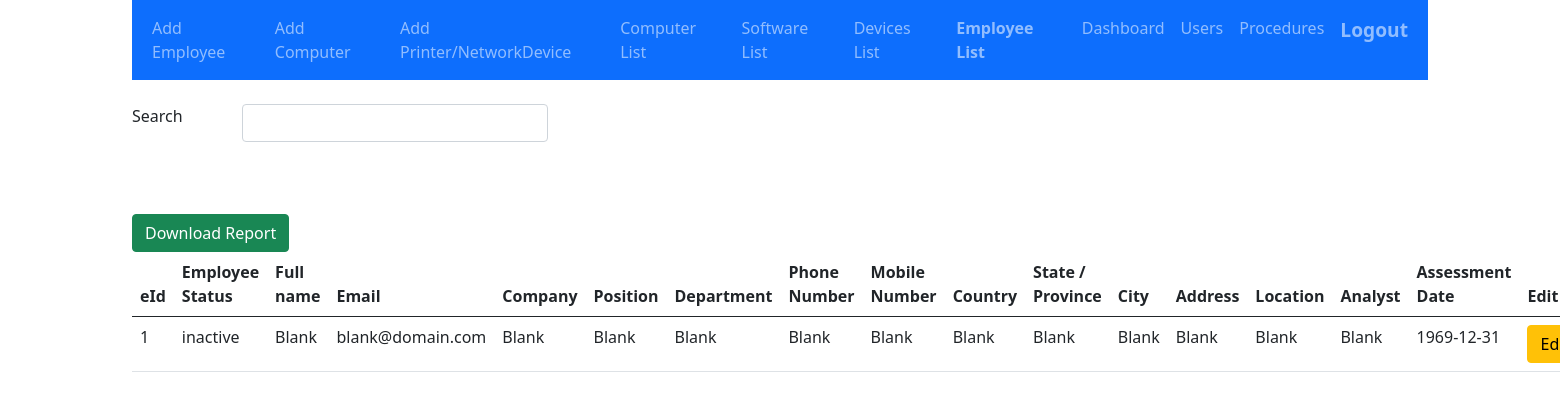
The app's page /MainController.php?employeeList (signed in) with its own data.
### tables this page shows
CREATE TABLE employee (
    eId INT AUTO_INCREMENT PRIMARY KEY,
    eStatus TINYTEXT NOT NULL,
    eFullName TINYTEXT NOT NULL,
    eEmail TINYTEXT NOT NULL,
    eCompany TINYTEXT NOT NULL,
    ePosition TINYTEXT NOT NULL,
    eDepartment TINYTEXT NOT NULL,
    ePhone TINYTEXT NOT NULL,
    eMobile TINYTEXT NOT NULL,
    eCountry TINYTEXT NOT NULL,
    eState TINYTEXT NOT NULL,
    eCity TINYTEXT NOT NULL,
    eAddress TINYTEXT NOT NULL,
    eLocation TINYTEXT NOT NULL,
    username TINYTEXT NOT NULL,
    time TINYTEXT NOT NULL
);

### inc/utilities/PDOService.class.php (called while the page is built, shortened)
<?php
class PDOService {
    private $_host = DB_HOST;
    private $_user = DB_USER;
    private $_pass = DB_PASS;
    private $_dbname = DB_NAME;
    private $_dbh;
    private $_className;
    private $_pstmt;
    public function __construct(string $className)  {
        $this->_className = $className;
        $dsn = 'mysql:host=' .$this->_host. ';dbname=' . $this->_dbname;
        $options = array(
            PDO::ATTR_PERSISTENT => true,
            PDO::ATTR_ERRMODE => PDO::ERRMODE_EXCEPTION);
        try {
            $this->_dbh = new PDO($dsn, $this->_user, $this->_pass, $options);
        } catch (PDOException $pe)  {
            echo $pe->getMessage();
            error_log($pe->getMessage());
        }
    }
    public function query(string $query)    {
        $this->_pstmt = $this->_dbh->prepare($query);
    }
    public function execute() {
        return $this->_pstmt->execute();
    }
    public function resultSet() {
        return $this->_pstmt->fetchAll(PDO::FETCH_CLASS, $this->_className);
    }
}

### inc/utilities/EmployeeDAO.class.php (called while the page is built, shortened)
<?php
class EmployeeDAO
{
    private static $_db;
    static function initialize()
    {
        self::$_db = new PDOService("Employee");
    }
    static function getEmployeeList()
    {
        $sql = "SELECT
        employee.eId,
        employee.eStatus,
        employee.eFullName,
        employee.eEmail,
        employee.eCompany,
        employee.ePosition,
        employee.eDepartment,
        employee.ePhone,
        employee.eMobile,
        employee.eCountry,
        employee.eState,
        employee.eCity,
        employee.eAddress,
        employee.eLocation,
        employee.username as eUsername,
        employee.time as eTime
        FROM employee;";
        self::$_db->query($sql);
        self::$_db->execute();
        return self::$_db->resultSet();
    }
}

### views/TablesPage.class.php (the view, shortened to what this page needs)
<?php
class TablesPage
{
    { ?>
    <?php }
    public static function listEmployee($employee)
    { ?>
        <div class="mb-3">
            <div class="row">
                <div class="col-sm-3">
                    <a class="btn btn-success" href="<?php echo FILE_EMPLOYEE ?>" download>Download Report</a>
                </div>
            </div>
            <table id="tablesearch" class="table table-hover">
                <thead>
                    <tr>
                        <th scope="col">eId</th>
                        <th scope="col">Employee Status</th>
                        <th scope="col">Full name</th>
                        <th scope="col">Email</th>
                        <th scope="col">Company</th>
                        <th scope="col">Position</th>
                        <th scope="col">Department</th>
                        <th scope="col">Phone Number</th>
                        <th scope="col">Mobile Number</th>
                        <th scope="col">Country</th>
                        <th scope="col">State / Province</th>
                        <th scope="col">City</th>
                        <th scope="col">Address</th>
                        <th scope="col">Location</th>
                        <th scope="col">Analyst</th>
                        <th scope="col">Assessment Date</th>
                        <th scope="col">Edit</th>
                    </tr>
                </thead>
                <tbody>
                    <?php
                    foreach ($employee as $e) {
                        echo '<tr><td>' . $e->eId . '</td>';
                        echo '<td>' . $e->eStatus . '</td>';
                        echo '<td>' . $e->eFullName . '</td>';
                        echo '<td>' . $e->eEmail . '</td>';
                        echo '<td>' . $e->eCompany . '</td>';
                        echo '<td>' . $e->ePosition . '</td>';
                        echo '<td>' . $e->eDepartment . '</td>';
                        echo '<td>' . $e->ePhone . '</td>';
                        echo '<td>' . $e->eMobile . '</td>';
                        echo '<td>' . $e->eCountry . '</td>';
                        echo '<td>' . $e->eState . '</td>';
                        echo '<td>' . $e->eCity . '</td>';
                        echo '<td>' . $e->eAddress . '</td>';
                        echo '<td>' . $e->eLocation . '</td>';
                        echo '<td>' . $e->eUsername . '</td>';
                        echo '<td>' . date("Y-m-d", $e->eTime) . '</td>';
                        echo '<td><a href="?action=updateEmployee&eId=' . $e->eId . '"><button class="btn btn-warning">Edit</button></a></td>';
                        echo '</tr>';
                    }
                    ?>
                </tbody>
            </table>
        </div>
<?php }
}

### MainController.php (shortened to what this page needs)
<?php
require_once "inc/utilities/EmployeeDAO.class.php";
require_once "inc/utilities/PDOService.class.php";
require_once "views/HeaderFooterPage.class.php";
require_once "views/NavbarPage.class.php";
require_once "views/FormsPage.class.php";
require_once "views/TablesPage.class.php";
if (
    !isset($_SESSION['isvalid']) ||
    !$_SESSION['isvalid'] ||
    !isset($_SESSION['username']) ||
    !isset($_SESSION['role'])
) {
    header('Location: index.php');
} else {
    HeaderFooterPage::header();
    if ($_SESSION['role'] == 'admin') {
        NavbarPage::adminnavbar();
    } else {
        NavbarPage::usernavbar();
    }
    if (!empty($_GET)) {
        if ($_SESSION['role'] == 'admin') {
            if (isset($_GET['employeeList'])) {
                $e = EmployeeDAO::getEmployeeList();
                FormsPage::search();
                TablesPage::listEmployee($e);
            }
        }
    }
    HeaderFooterPage::footer();
}

### views/HeaderFooterPage.class.php (shortened to what this page needs)
<?php
class HeaderFooterPage
{
    public static function header()
    { ?>
        <!doctype html>
        <html lang="en">
        <head>
            <link href="https://cdn.jsdelivr.net/npm/bootstrap@5.0.0-beta2/dist/css/bootstrap.min.css" rel="stylesheet">
            <link rel="stylesheet" href="static/css/style.css">
        </head>
        <body>
            <div class="container">
            <?php }
        public static function footer()
        { ?>
            </div>
        </body>
        </html>
<?php }
    }

### views/NavbarPage.class.php (shortened to what this page needs)
<?php
class NavbarPage
{
    { ?>
    <?php }
    public static function adminnavbar()
    { ?>
        <nav class="navbar navbar-expand-lg navbar-dark bg-primary">
            <div class="container-fluid">
                <div class="collapse navbar-collapse" id="navbarTogglerDemo02">
                    <ul class="navbar-nav me-auto mb-2 mb-lg-0">
                        <li class="nav-item">
                            <a class="nav-link" aria-current="page" href="<?php echo '?addEmployee'; ?>">Add Employee</a>
                        </li>
                        <li class="nav-item">
                            <a class="nav-link" aria-current="page" href="<?php echo '?addComputer'; ?>">Add Computer</a>
                        </li>
                        <li class="nav-item">
                            <a class="nav-link" aria-current="page" href="<?php echo '?addDevice'; ?>">Add Printer/NetworkDevice</a>
                        </li>
                        <li class="nav-item">
                            <a class="nav-link" aria-current="page" href="<?php echo '?computerList'; ?>">Computer List</a>
                        </li>
                        <li class="nav-item">
                            <a class="nav-link" aria-current="page" href="<?php echo '?softwareList'; ?>">Software List</a>
                        </li>
                        <li class="nav-item">
                            <a class="nav-link" aria-current="page" href="<?php echo '?deviceList'; ?>">Devices List</a>
                        </li>
                        <li class="nav-item">
                            <a class="nav-link" aria-current="page" href="<?php echo '?employeeList'; ?>">Employee List</a>
                        </li>
                        <li class="nav-item">
                            <a id="dashboard" class="nav-link" aria-current="page" href="<?php echo '?dashboard'; ?>">Dashboard</a>
                        </li>
                        <li class="nav-item">
                            <a class="nav-link" aria-current="page" href="<?php echo '?users'; ?>">Users</a>
                        </li>
                        <li class="nav-item">
                            <a class="nav-link" aria-current="page" href="<?php echo '?procedures'; ?>">Procedures</a>
                        </li>
                        <li class="nav-item">
                            <a class="nav-link" id="logoutNav" href="<?php echo '?logout'; ?>">Logout</a>
                        </li>
                    </ul>
                </div>
            </div>
        </nav>
<?php }
}

### views/FormsPage.class.php (shortened to what this page needs)
<?php
class FormsPage
{
    { ?>
    <?php }
    public static function search()
    { ?>
        <div class="row">
            <div class="col-sm-3 col-md-2 col-lg-1">
                <label for="search" class="form-label">Search</label>
            </div>
            <div class="col-sm-3 col-md-3 col-lg-3">
                <input name="search" class="form-control" id="search" aria-describedby="search" />
            </div>
        </div>
    <?php }
    { ?>
<?php }
}

### static/css/style.css (style rules this page uses)
#logoutNav { font-weight: bold; font-size: larger; }
.active { font-weight: bold; }

### records on screen
employee: eId "1", eStatus "inactive", eFullName "Blank", eEmail "blank@domain.com", eCompany "Blank", ePosition "Blank", eDepartment "Blank", ePhone "Blank", eMobile "Blank", eCountry "Blank", eState "Blank", eCity "Blank", eAddress "Blank", eLocation "Blank", username "Blank", time "1969-12-31"
